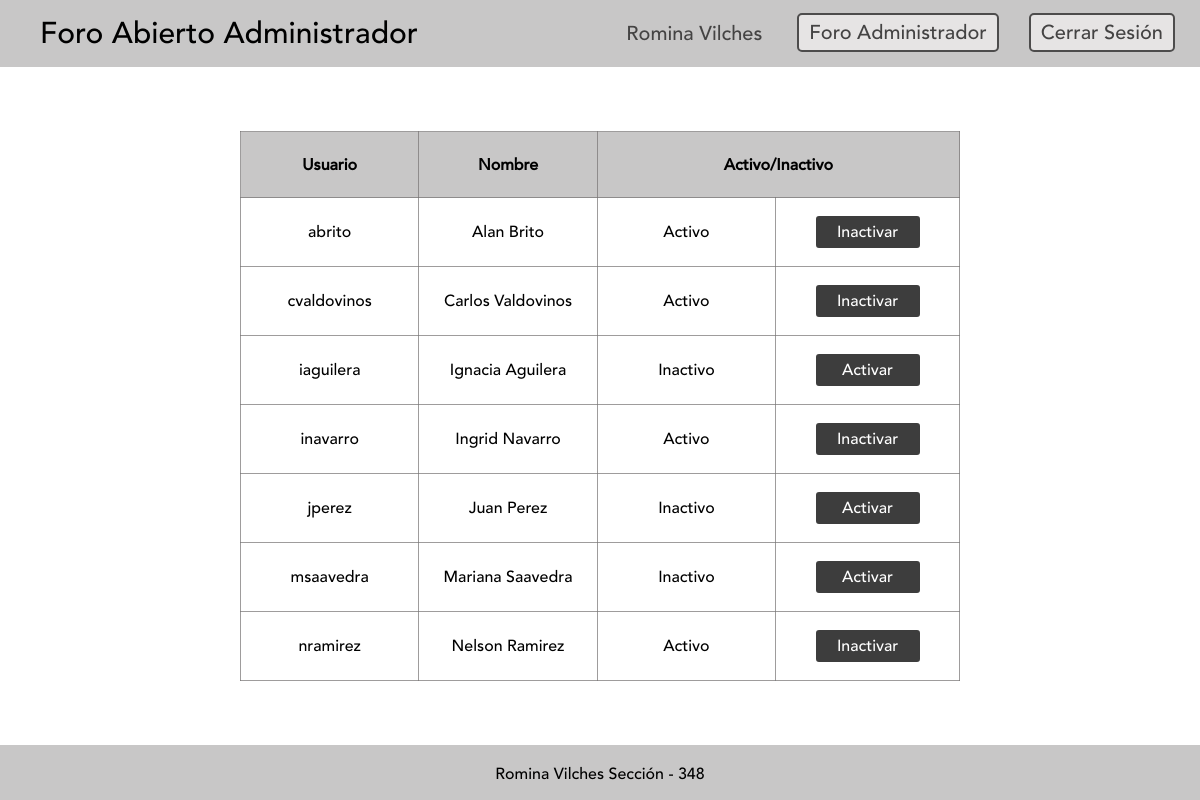
The page /mantenedorUsuarios.php (signed in) on the database its author committed.
### tables this page shows
CREATE TABLE `usuario` (
  `usuario` varchar(50) NOT NULL,
  `clave` varchar(20) DEFAULT NULL,
  `nombre` varchar(50) DEFAULT NULL,
  `apellido` varchar(50) DEFAULT NULL,
  `tipo` varchar(15) DEFAULT NULL,
  `imagen` varchar(1000) DEFAULT NULL,
  `nacionalidad` varchar(30) DEFAULT NULL,
  `activo` tinyint(1) DEFAULT NULL
);

### mantenedorUsuarios.php (the view, shortened to what this page needs)
<?php
    require("conexion.php");
    $nombreUsuario = $_SESSION['nombre'].' '. $_SESSION['apellido'];
?>
<!DOCTYPE html>
<html>
<head>
	<link rel="stylesheet" href="css/estilo.css" />
</head>
<body>
	<div class="menu">
		<a href="admin.php" class="textMenu"><header>Foro Abierto Administrador</header></a>
		<div class="links">
			<a href="cerrarSesion.php" class="linkMenuAdmin">Cerrar Sesión</a>
			<a href="admin.php" class="linkMenuAdmin">Foro Administrador</a>
			<a class="linkMenuAdminNombre"><?php echo  $nombreUsuario; ?></a>
		</div>
	</div>
	<table id="tabMant">
        <thead>
            <tr>
            <th>Usuario</th>
            <th>Nombre</th>
            <th colspan="2">Activo/Inactivo</th>
            </tr>
        </thead>
	<?php
        $sql = "SELECT usuario, nombre, apellido, activo FROM usuario WHERE usuario != 'rvilches';";
		$listar = $con->query($sql);
        foreach($listar as $fila){
            $nombre = $fila['nombre'].' '.$fila['apellido'];
    ?>
        <tr>
            <td class="tablaMant"><?php echo $fila['usuario']; ?></td>
            <td class="tablaMant"><?php echo $nombre ?></td>
              <?php
                    if($fila['activo'] == true){ ?>
                        <td><span class="spanActivo" >Activo</span></td>
                        <td><a class= "linkActivo" href="mantenedorUsuarios.php?n=<?php echo $fila['activo']; ?>&u=<?php echo $fila['usuario']; ?>">Inactivar</a></td>
              <?php }else if($fila['activo'] == false){ ?>
                        <td><span class="spanActivo" >Inactivo</span></td>
                        <td><a class= "linkActivo" href="mantenedorUsuarios.php?n=<?php echo $fila['activo']; ?>&u=<?php echo $fila['usuario']; ?>">Activar</a></td>
              <?php } }?>
		</tr>
    </table>
    <footer>
		<span> Romina Vilches Sección - 348 </span>
	</footer>
</body>
</html>

### css/estilo.css (style rules this page uses)
body { margin: 0; }
.menu { background-color: #C8C7C7; padding: 10px; }
.links { text-align: right; display: inline; }
.linkMenuAdminNombre { font-size: 20px; font-family: Avenir Medium; color: #444343; float: right; margin: 8px 20px; text-decoration: none; }
.linkMenuAdmin { font-size: 20px; font-family: Avenir Medium; float: right; margin: 3px 15px; text-decoration: none; border: solid 2px #4D4C4C; padding: 2px 10px; border-radius: 5px; background-color: rgb(230, 228, 228); color: #444343; }
header { font-size: 30px; font-family: Avenir Medium; text-align: left; display: inline; margin-left: 1em; }
.textMenu { text-decoration: none; color: #000; }
table,td,th { border: 1px solid rgba(121, 117, 117, 0.719); }
table { border-collapse: collapse; margin: 4em auto; font-family: Avenir Medium; width: 70%; }
td, th { width: 100px; height: 35px; padding: 15px;; }
span { margin: 7px auto; display: block; width: 350px; text-align: center; font-family: Avenir Medium; }
.tablaMant { text-align: center; }
.linkActivo { display: block; text-align: center; border: solid 2px rgb(61, 61, 61); border-radius: 3px; margin: 1px auto; width: 6em; color: #fff; background-color: rgb(61, 61, 61); text-decoration: none; padding: 2px; }
.spanActivo { width: 50%; }
#tabMant { width: 60%; }
thead { background-color: #C8C7C7; }
footer { background-color: #C8C7C7; margin: 0; padding: 10px; }

### rows shown on the page
usuario: usuario "abrito", nombre "Alan Brito"
usuario: usuario "cvaldovinos", nombre "Carlos Valdovinos"
usuario: usuario "iaguilera", nombre "Ignacia Aguilera"
usuario: usuario "inavarro", nombre "Ingrid Navarro"
usuario: usuario "jperez", nombre "Juan Perez"
usuario: usuario "msaavedra", nombre "Mariana Saavedra"
usuario: usuario "nramirez", nombre "Nelson Ramirez"

### other values the page prints
$nombreUsuario "Romina Vilches"
